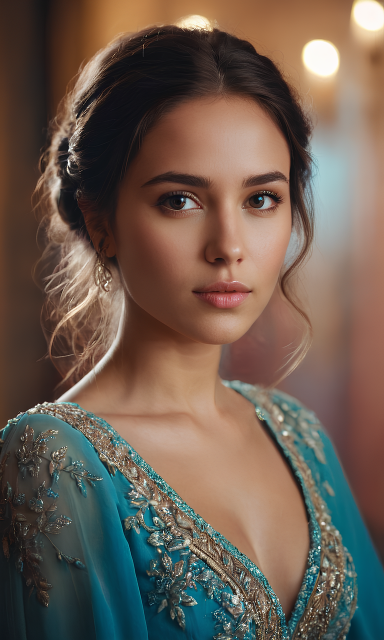
#> input picture images/fake_image.png, 768 x 1280 px (shown at 1/2 size)
$ python -i prnu_analyzer.py   (imports and definitions only)
#> lines starting #> are read from the running program, lines starting #| are printed output that depends on the picture
"""
PRNU (Photo Response Non-Uniformity) Analyzer for AI-Generated Content Detection

PRNU is a unique noise pattern caused by manufacturing variations in camera sensors.
Every camera leaves a consistent "fingerprint" in every photo it takes.

AI-generated images:
- Lack coherent sensor noise
- Show no device-consistent fingerprint
- Have synthetic noise patterns that don't match real sensor physics

Real photos:
- Have consistent PRNU patterns across images from same device
- Show physics-based noise characteristics
- Exhibit sensor-specific artifacts

This is one of the strongest forensic signals for detecting AI-generated content.
"""

import numpy as np
from typing import Dict, List, Any, Optional
from dataclasses import dataclass, field
import logging
from scipy import ndimage
import cv2

logger = logging.getLogger(__name__)


@dataclass
class PRNUResult:
    """Result of PRNU analysis"""
    is_suspicious: bool
    confidence_score: float
    indicators: List[str] = field(default_factory=list)
    prnu_present: bool = False
    noise_consistency: float = 0.0
    spectral_correlation: float = 0.0
    estimated_quality: float = 0.0
    details: Dict[str, Any] = field(default_factory=dict)


class PRNUAnalyzer:
    """
    Analyzes images for PRNU (sensor fingerprint) signatures.

    Key insight: Real camera images have consistent sensor noise patterns,
    while AI-generated images either lack these patterns or have synthetic
    noise that doesn't follow physics-based characteristics.
    """

    def __init__(self):
        # Thresholds based on research
        self.min_prnu_strength = 0.008  # Minimum PRNU correlation for real camera
        self.noise_consistency_threshold = 0.3
        self.spectral_threshold = 0.15

        # Wavelet denoising parameters
        self.wavelet = 'db8'  # Daubechies 8 wavelet
        self.denoise_level = 1

    def analyze_image(self, image: np.ndarray,
                      reference_prnu: Optional[np.ndarray] = None) -> PRNUResult:
        """
        Analyze an image for PRNU characteristics.

        Args:
            image: RGB image as numpy array (H, W, C) or grayscale (H, W)
            reference_prnu: Optional known PRNU pattern to compare against

        Returns:
            PRNUResult with analysis details
        """
        indicators = []
        confidence = 0.0
        details = {}

        try:
            # Convert to grayscale if needed
            if len(image.shape) == 3:
                gray = self._rgb_to_gray(image)
            else:
                gray = image.astype(np.float64)

            # Normalize
            gray = gray / 255.0 if gray.max() > 1 else gray

            # Step 1: Extract noise residual
            residual = self._extract_noise_residual(gray)
            details['residual_mean'] = float(np.abs(residual).mean())
            details['residual_std'] = float(residual.std())

            # Step 2: Estimate PRNU pattern
            estimated_prnu = self._estimate_prnu(residual, gray)

            # Step 3: Check noise characteristics
            noise_stats = self._analyze_noise_statistics(residual)
            details.update(noise_stats)

            # Step 4: Spectral analysis of noise
            spectral_score = self._analyze_noise_spectrum(residual)
            details['spectral_score'] = float(spectral_score)

            # Step 5: Check for PRNU consistency
            prnu_strength = self._compute_prnu_strength(estimated_prnu, residual)
            details['prnu_strength'] = float(prnu_strength)

            # Step 6: Cross-channel consistency (for color images)
            if len(image.shape) == 3:
                cross_channel_score = self._analyze_cross_channel_consistency(image)
                details['cross_channel_consistency'] = float(cross_channel_score)
            else:
                cross_channel_score = 1.0
                details['cross_channel_consistency'] = 1.0

            # Step 7: Compare with reference if provided
            if reference_prnu is not None:
                correlation = self._compute_prnu_correlation(estimated_prnu, reference_prnu)
                details['reference_correlation'] = float(correlation)

                if correlation > 0.4:
                    indicators.append(f"Strong match with reference PRNU ({correlation:.3f})")
                    prnu_present = True
                else:
                    indicators.append(f"No match with reference PRNU ({correlation:.3f})")
                    prnu_present = False
                    confidence += 0.3
            else:
                prnu_present = prnu_strength > self.min_prnu_strength

            # Analyze indicators

            # Check 1: PRNU strength
            if prnu_strength < self.min_prnu_strength:
                indicators.append(f"Weak/absent PRNU signal ({prnu_strength:.4f}) - suggests AI generation")
                confidence += 0.25
            else:
                indicators.append(f"PRNU signal present ({prnu_strength:.4f})")

            # Check 2: Noise consistency
            noise_consistency = noise_stats.get('noise_consistency', 0)
            if noise_consistency < self.noise_consistency_threshold:
                indicators.append(f"Inconsistent noise pattern ({noise_consistency:.3f})")
                confidence += 0.2

            # Check 3: Spectral characteristics
            if spectral_score < self.spectral_threshold:
                indicators.append(f"Unnatural noise spectrum ({spectral_score:.3f})")
                confidence += 0.2

            # Check 4: Cross-channel consistency
            if len(image.shape) == 3 and cross_channel_score < 0.5:
                indicators.append(f"Inconsistent noise across color channels ({cross_channel_score:.3f})")
                confidence += 0.15

            # Check 5: Noise variance patterns
            variance_ratio = noise_stats.get('variance_ratio', 1.0)
            if variance_ratio > 2.0 or variance_ratio < 0.5:
                indicators.append(f"Abnormal noise variance ratio ({variance_ratio:.2f})")
                confidence += 0.1

            # Check 6: High-frequency noise distribution
            hf_ratio = noise_stats.get('high_freq_ratio', 0)
            if hf_ratio > 0.7:
                indicators.append(f"Excessive high-frequency noise ({hf_ratio:.2f}) - possible GAN artifact")
                confidence += 0.15

            # Check 7: Blockiness detection
            blockiness = self._detect_blockiness(residual)
            details['blockiness'] = float(blockiness)
            if blockiness > 0.3:
                indicators.append("Inconsistent block artifacts - possible manipulation")
                confidence += 0.1

        except Exception as e:
            logger.error(f"PRNU analysis error: {e}")
            indicators.append(f"Analysis error: {str(e)}")

        confidence = min(confidence, 1.0)

        return PRNUResult(
            is_suspicious=confidence > 0.3,
            confidence_score=confidence,
            indicators=indicators,
            prnu_present=prnu_present,
            noise_consistency=noise_stats.get('noise_consistency', 0),
            spectral_correlation=details.get('spectral_score', 0),
            estimated_quality=details.get('prnu_strength', 0),
            details=details
        )

    def _rgb_to_gray(self, image: np.ndarray) -> np.ndarray:
        """Convert RGB to grayscale using standard weights"""
        return np.dot(image[..., :3], [0.2989, 0.5870, 0.1141])

    def _extract_noise_residual(self, image: np.ndarray) -> np.ndarray:
        """
        Extract noise residual using wavelet-based denoising.
        The residual = original - denoised contains sensor noise.
        """
        try:
            import pywt

            # Wavelet denoising
            coeffs = pywt.wavedec2(image, self.wavelet, level=self.denoise_level)

            # Threshold detail coefficients
            new_coeffs = [coeffs[0]]  # Keep approximation
            for i in range(1, len(coeffs)):
                # Soft thresholding
                detail = coeffs[i]
                sigma = np.median(np.abs(detail[0])) / 0.6745
                threshold = sigma * np.sqrt(2 * np.log(image.size))

                new_detail = tuple(
                    pywt.threshold(d, threshold, mode='soft')
                    for d in detail
                )
                new_coeffs.append(new_detail)

            # Reconstruct denoised image
            denoised = pywt.waverec2(new_coeffs, self.wavelet)

            # Ensure same size
            denoised = denoised[:image.shape[0], :image.shape[1]]

            # Residual is the noise
            residual = image - denoised

            return residual

        except ImportError:
            # Fallback: Use simple high-pass filter
            logger.warning("pywt not available, using simple high-pass filter")

            # Gaussian blur for low-pass
            blurred = ndimage.gaussian_filter(image, sigma=1.5)
            residual = image - blurred

            return residual

    def _estimate_prnu(self, residual: np.ndarray, original: np.ndarray) -> np.ndarray:
        """
        Estimate PRNU pattern from noise residual.
        PRNU is multiplicative: noise = PRNU * signal
        So: PRNU ≈ residual / (original + epsilon)
        """
        epsilon = 1e-10
        prnu_estimate = residual / (original + epsilon)
        prnu_estimate = np.clip(prnu_estimate, -0.1, 0.1)
        return prnu_estimate

    def _analyze_noise_statistics(self, residual: np.ndarray) -> Dict[str, float]:
        """Analyze statistical properties of noise residual"""
        stats = {}

        # Basic statistics
        stats['noise_mean'] = float(np.mean(residual))
        stats['noise_std'] = float(np.std(residual))
        stats['noise_skewness'] = float(self._compute_skewness(residual))
        stats['noise_kurtosis'] = float(self._compute_kurtosis(residual))

        # Noise consistency across image regions
        h, w = residual.shape
        regions = [
            residual[:h//2, :w//2],
            residual[:h//2, w//2:],
            residual[h//2:, :w//2],
            residual[h//2:, w//2:]
        ]

        region_stds = [np.std(r) for r in regions]
        stats['noise_consistency'] = float(1.0 - (np.std(region_stds) / (np.mean(region_stds) + 1e-10)))

        # Variance ratio
        stats['variance_ratio'] = float(max(region_stds) / (min(region_stds) + 1e-10))

        # High-frequency content ratio
        fft = np.fft.fft2(residual)
        fft_shift = np.fft.fftshift(fft)
        magnitude = np.abs(fft_shift)

        center_h, center_w = h // 2, w // 2
        radius = min(h, w) // 4

        y, x = np.ogrid[:h, :w]
        center_mask = (x - center_w)**2 + (y - center_h)**2 <= radius**2

        low_freq_energy = np.sum(magnitude[center_mask]**2)
        high_freq_energy = np.sum(magnitude[~center_mask]**2)

        stats['high_freq_ratio'] = float(high_freq_energy / (low_freq_energy + high_freq_energy + 1e-10))

        return stats

    def _analyze_noise_spectrum(self, residual: np.ndarray) -> float:
        """
        Analyze if noise spectrum matches expected sensor noise.
        Real sensor noise has specific spectral characteristics.
        """
        fft = np.fft.fft2(residual)
        power_spectrum = np.abs(fft)**2

        h, w = residual.shape
        center_h, center_w = h // 2, w // 2

        y, x = np.ogrid[:h, :w]
        r = np.sqrt((x - center_w)**2 + (y - center_h)**2)

        # Bin by radius
        max_r = min(h, w) // 2
        radial_mean = np.zeros(max_r)

        for i in range(max_r):
            mask = (r >= i) & (r < i + 1)
            if np.any(mask):
                radial_mean[i] = np.mean(power_spectrum[mask])

        # Normalize
        radial_mean = radial_mean / (radial_mean[0] + 1e-10)

        # Expected: 1/f decay for natural noise
        freqs = np.arange(1, len(radial_mean))
        expected = 1.0 / (freqs + 1)

        correlation = np.corrcoef(radial_mean[1:], expected)[0, 1]

        return float(correlation) if not np.isnan(correlation) else 0.0

    def _compute_prnu_strength(self, prnu_estimate: np.ndarray, residual: np.ndarray) -> float:
        """
        Compute the strength/quality of estimated PRNU.
        Strong PRNU indicates real camera, weak/absent indicates AI.
        """
        h, w = prnu_estimate.shape
        block_size = min(h, w) // 8

        correlations = []

        for i in range(0, h - block_size, block_size):
            for j in range(0, w - block_size, block_size):
                block_prnu = prnu_estimate[i:i+block_size, j:j+block_size]
                block_residual = residual[i:i+block_size, j:j+block_size]

                corr = np.corrcoef(block_prnu.flatten(), block_residual.flatten())[0, 1]
                if not np.isnan(corr):
                    correlations.append(corr)

        if not correlations:
            return 0.0

        mean_corr = np.mean(correlations)
        std_corr = np.std(correlations)

        strength = mean_corr * (1 - std_corr)
        return float(max(0, strength))

    def _analyze_cross_channel_consistency(self, image: np.ndarray) -> float:
        """
        Analyze noise consistency across color channels.
        Real cameras have correlated noise across RGB channels.
        """
        if image.shape[2] < 3:
            return 1.0

        residuals = []
        for c in range(3):
            channel = image[:, :, c].astype(np.float64) / 255.0
            residual = self._extract_noise_residual(channel)
            residuals.append(residual.flatten())

        correlations = []
        for i in range(3):
            for j in range(i + 1, 3):
                corr = np.corrcoef(residuals[i], residuals[j])[0, 1]
                if not np.isnan(corr):
                    correlations.append(corr)

        if not correlations:
            return 0.0

        return float(np.mean(correlations))

    def _compute_prnu_correlation(self, estimated: np.ndarray, reference: np.ndarray) -> float:
        """Compute correlation between estimated and reference PRNU"""
        if estimated.shape != reference.shape:
            reference = cv2.resize(reference, (estimated.shape[1], estimated.shape[0]))

        correlation = np.corrcoef(estimated.flatten(), reference.flatten())[0, 1]
        return float(correlation) if not np.isnan(correlation) else 0.0

    def _compute_skewness(self, data: np.ndarray) -> float:
        """Compute skewness of distribution"""
        mean = np.mean(data)
        std = np.std(data)
        if std < 1e-10:
            return 0.0
        return float(np.mean(((data - mean) / std)**3))

    def _compute_kurtosis(self, data: np.ndarray) -> float:
        """Compute kurtosis of distribution"""
        mean = np.mean(data)
        std = np.std(data)
        if std < 1e-10:
            return 0.0
        return float(np.mean(((data - mean) / std)**4) - 3)

    def _detect_blockiness(self, residual: np.ndarray) -> float:
        """
        Detect blockiness in noise residual.
        Inconsistent block artifacts suggest manipulation or AI generation.
        """
        h, w = residual.shape
        block_size = 8

        h_diffs = []
        v_diffs = []

        for i in range(block_size, h, block_size):
            diff = np.mean(np.abs(residual[i, :] - residual[i-1, :]))
            h_diffs.append(diff)

        for j in range(block_size, w, block_size):
            diff = np.mean(np.abs(residual[:, j] - residual[:, j-1]))
            v_diffs.append(diff)

        avg_diff = np.mean(np.abs(residual))

        if avg_diff < 1e-10:
            return 0.0

        h_blockiness = np.mean(h_diffs) / (avg_diff + 1e-10)
        v_blockiness = np.mean(v_diffs) / (avg_diff + 1e-10)

        return float((h_blockiness + v_blockiness) / 2)

    def compute_camera_fingerprint(self, images: List[np.ndarray]) -> np.ndarray:
        """
        Compute PRNU fingerprint from multiple images known to be from same camera.
        More images = more accurate fingerprint.

        Args:
            images: List of images from same camera

        Returns:
            Estimated PRNU fingerprint
        """
        prnu_estimates = []

        for image in images:
            if len(image.shape) == 3:
                gray = self._rgb_to_gray(image)
            else:
                gray = image.astype(np.float64)

            gray = gray / 255.0 if gray.max() > 1 else gray

            residual = self._extract_noise_residual(gray)
            prnu = self._estimate_prnu(residual, gray)
            prnu_estimates.append(prnu)

        fingerprint = np.mean(prnu_estimates, axis=0)
        return fingerprint


def analyze_prnu(image: np.ndarray, reference_prnu: Optional[np.ndarray] = None) -> PRNUResult:
    """Convenience function for PRNU analysis"""
    analyzer = PRNUAnalyzer()
    return analyzer.analyze_image(image, reference_prnu)

>>> import cv2
>>> picture = cv2.imread('../images/fake_image.png')
#> picture is the input picture: shape (1280, 768, 3); mean B, G, R 81.4, 93, 108.8
>>> result = PRNUAnalyzer().analyze_image(picture)
#> in _rgb_to_gray, `return np.dot(image[..., :3], [0.2989, 0.5870, 0.1141])`:
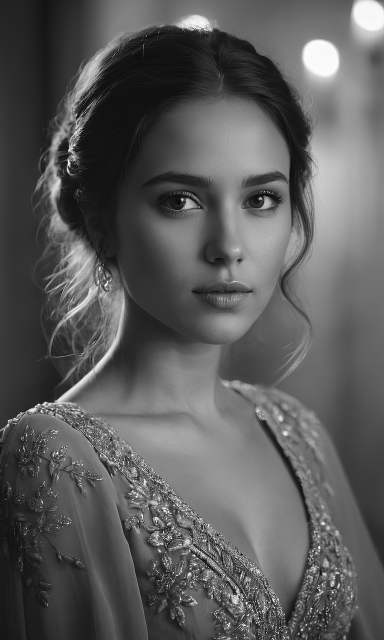
#> returned value: shape (1280, 768) float64 (shown at 1/2 size); min 0, max 255, mean 91.3
#> in _extract_noise_residual, `coeffs = pywt.wavedec2(image, self.wavelet, level=self.denoise_level)`: coeffs = 2 items
#> the loop in _extract_noise_residual, `for i in range(1, len(coeffs)):` made 1 pass
#> (sigma, threshold) on pass 1: (0.0038, 0.02)
#> in _extract_noise_residual, `residual = image - denoised`:
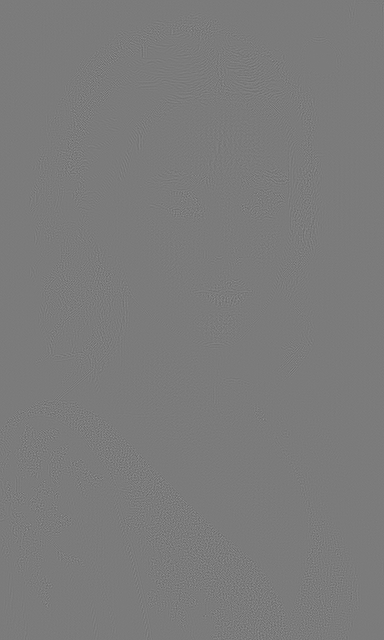
#> residual: shape (1280, 768) float64 (shown at 1/2 size); min -0.0644, max 0.0685, mean 5.26e-08; drawn with min black and max white
#> in _compute_skewness, `mean = np.mean(data)`: mean = 5.26e-08
#> in _compute_skewness, `std = np.std(data)`: std = 0.00687
#> in _compute_kurtosis, `mean = np.mean(data)`: mean = 5.26e-08
#> in _compute_kurtosis, `std = np.std(data)`: std = 0.00687
#> in _analyze_noise_statistics, `region_stds = [np.std(r) for r in regions]`: region_stds = [0.00598, 0.00599, 0.00823, 0.00704]
#> in _analyze_noise_statistics, `magnitude = np.abs(fft_shift)`:
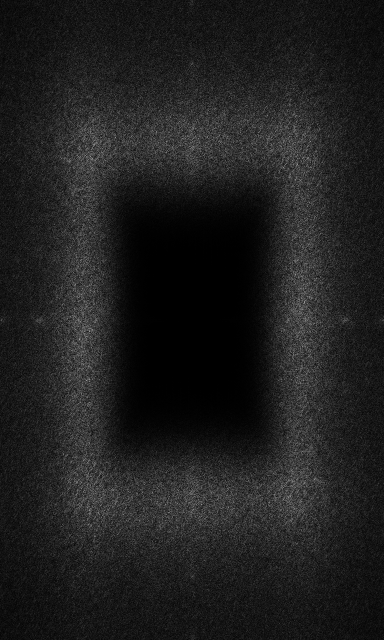
#> magnitude: shape (1280, 768) float64 (shown at 1/2 size); min 0.000511, max 42.72, mean 5.2; drawn with min black and max white
#> in _analyze_noise_statistics, `low_freq_energy = np.sum(magnitude[center_mask]**2)`: low_freq_energy = 804059.6
#> in _analyze_noise_statistics, `high_freq_energy = np.sum(magnitude[~center_mask]**2)`: high_freq_energy = 44832182.4
#> in analyze_image, `noise_stats = self._analyze_noise_statistics(residual)`: noise_stats = {'noise_mean': 5.26e-08, 'noise_std': 0.00687, 'noise_skewness': 0.166, 'noise_kurtosis': 7.14, 'noise_consistency': 0.864, 'variance_ratio': 1.38, 'high_freq_ratio': 0.982}
#> in _analyze_noise_spectrum, `power_spectrum = np.abs(fft)**2`:
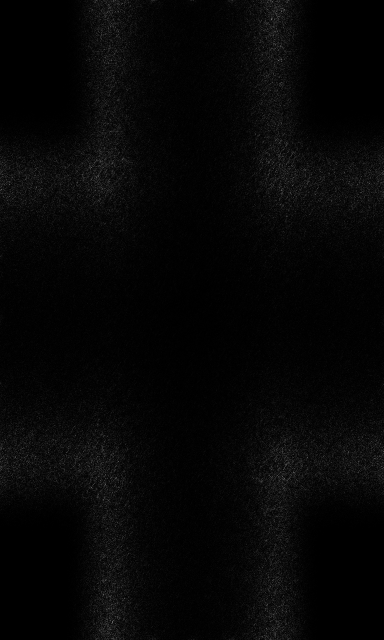
#> power_spectrum: shape (1280, 768) float64 (shown at 1/2 size); min 2.61e-07, max 1824.6, mean 46.4; drawn with min black and max white
#> after the loop in _analyze_noise_spectrum, `for i in range(max_r):`: radial_mean = 384 values, max 75.71 at index 365, min 2.53 at index 1, mean 29.12
#> in _analyze_noise_spectrum, `radial_mean = radial_mean / (radial_mean[0] + 1e-10)`: radial_mean = 384 values, max 27.22 at index 365, min 0.908 at index 1, mean 10.47
#> in _analyze_noise_spectrum, `freqs = np.arange(1, len(radial_mean))`: freqs = 383 values from 1 to 383
#> in _analyze_noise_spectrum, `expected = 1.0 / (freqs + 1)`: expected = 383 values, max 0.5 at index 0, min 0.0026 at index 382, mean 0.0144
#> in _analyze_noise_spectrum, `correlation = np.corrcoef(radial_mean[1:], expected)[0, 1]`: correlation = -0.292
#> after the loop in _compute_prnu_strength, `for i in range(0, h - block_size, block_size):`: correlations = 91 values, max 0.999 at index 67, min 0.781 at index 27, mean 0.919
#> in _compute_prnu_strength, `mean_corr = np.mean(correlations)`: mean_corr = 0.919
#> in _compute_prnu_strength, `std_corr = np.std(correlations)`: std_corr = 0.0481
#> in _compute_prnu_strength, `strength = mean_corr * (1 - std_corr)`: strength = 0.874
#> the loop in _analyze_cross_channel_consistency, `for c in range(3):` made 3 passes
#> pass 1, in _analyze_cross_channel_consistency, `channel = image[:, :, c].astype(np.float64) / 255.0`:
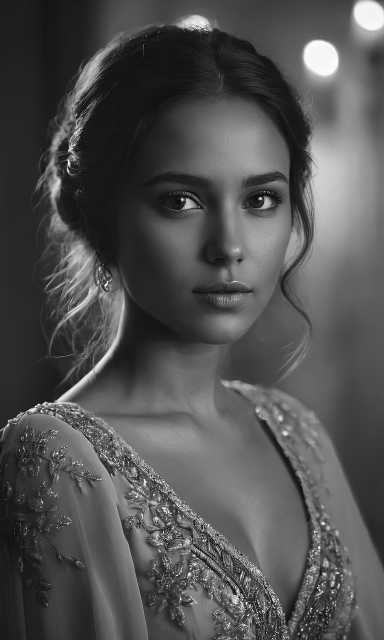
#> channel: shape (1280, 768) float64 (shown at 1/2 size); min 0, max 1, mean 0.319
#> after the loop in _analyze_cross_channel_consistency, `for c in range(3):`:
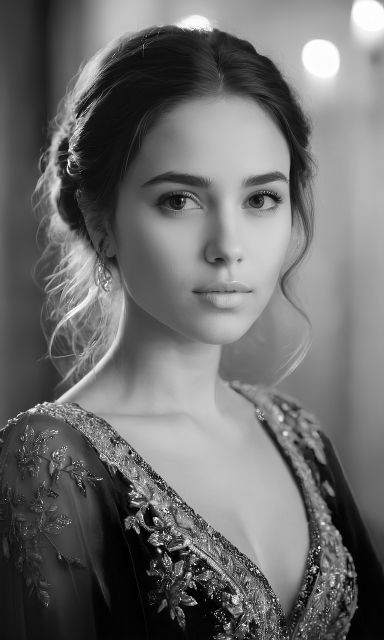
#> channel: shape (1280, 768) float64 (shown at 1/2 size); min 0, max 1, mean 0.426
#> after the loop in _analyze_cross_channel_consistency, `for c in range(3):`: residuals = 3 items
#> after the loop in _analyze_cross_channel_consistency, `for i in range(3):`: correlations = [0.914, 0.841, 0.88]
#> in analyze_image, `cross_channel_score = self._analyze_cross_channel_consistency(image)`: cross_channel_score = 0.878
#> in analyze_image, `prnu_present = prnu_strength > self.min_prnu_strength`: prnu_present = True
#> in analyze_image, `noise_consistency = noise_stats.get('noise_consistency', 0)`: noise_consistency = 0.864
#> in analyze_image, `variance_ratio = noise_stats.get('variance_ratio', 1.0)`: variance_ratio = 1.38
#> in analyze_image, `hf_ratio = noise_stats.get('high_freq_ratio', 0)`: hf_ratio = 0.982
#> the loop in _detect_blockiness, `for i in range(block_size, h, block_size):` made 159 passes
#> diff on passes 1 to 3: 0.00188, 0.00169, 0.00202
#> after the loop in _detect_blockiness, `for i in range(block_size, h, block_size):`: h_diffs = 159 values, max 0.00787 at index 145, min 0.00169 at index 1, mean 0.00483
#> the loop in _detect_blockiness, `for j in range(block_size, w, block_size):` made 95 passes
#> diff on passes 1 to 12: 0.00305, 0.00337, 0.00297, 0.00351, 0.00402, 0.00412, 0.00357, 0.00397, 0.00518, 0.00531, 0.00526, 0.00533
#> after the loop in _detect_blockiness, `for j in range(block_size, w, block_size):`: v_diffs = 95 values, max 0.00764 at index 54, min 0.0018 at index 90, mean 0.00508
#> in _detect_blockiness, `avg_diff = np.mean(np.abs(residual))`: avg_diff = 0.00413
#> in _detect_blockiness, `h_blockiness = np.mean(h_diffs) / (avg_diff + 1e-10)`: h_blockiness = 1.17
#> in _detect_blockiness, `v_blockiness = np.mean(v_diffs) / (avg_diff + 1e-10)`: v_blockiness = 1.23
#> in analyze_image, `blockiness = self._detect_blockiness(residual)`: blockiness = 1.2
